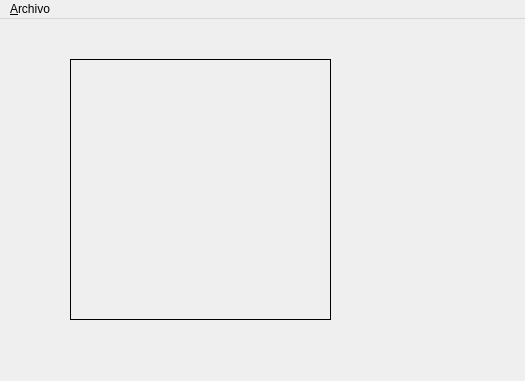
<?xml version="1.0" encoding="UTF-8"?>
<ui version="4.0">
 <class>MainWindow</class>
 <widget class="QMainWindow" name="MainWindow">
  <property name="geometry">
   <rect>
    <x>0</x>
    <y>0</y>
    <width>525</width>
    <height>381</height>
   </rect>
  </property>
  <property name="windowTitle">
   <string>Ventana</string>
  </property>
  <widget class="QWidget" name="centralwidget">
   <widget class="QLabel" name="label">
    <property name="geometry">
     <rect>
      <x>70</x>
      <y>40</y>
      <width>261</width>
      <height>261</height>
     </rect>
    </property>
    <property name="frameShape">
     <enum>QFrame::Shape::Box</enum>
    </property>
    <property name="text">
     <string/>
    </property>
    <property name="scaledContents">
     <bool>true</bool>
    </property>
   </widget>
  </widget>
  <widget class="QMenuBar" name="menubar">
   <property name="geometry">
    <rect>
     <x>0</x>
     <y>0</y>
     <width>525</width>
     <height>30</height>
    </rect>
   </property>
   <widget class="QMenu" name="menuArchivo">
    <property name="title">
     <string>&amp;Archivo</string>
    </property>
    <addaction name="actionAbrir"/>
   </widget>
   <addaction name="menuArchivo"/>
  </widget>
  <action name="actionAbrir">
   <property name="text">
    <string>&amp;Abrir</string>
   </property>
  </action>
 </widget>
 <resources/>
 <connections/>
</ui>
